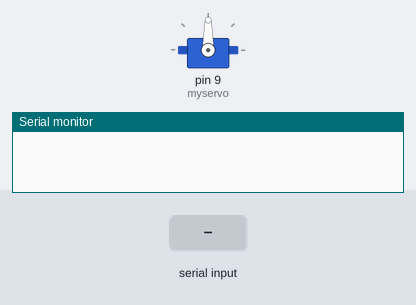
Bench run of a sketch on a simulated Arduino Uno, built with avr-gcc and run on an emulated ATmega328P. Shown: servo, the last lines printed to the serial monitor. Inputs (shaded band) come from the test bench.

Above: at 1.2 s.
1.3 s: byte 30 received over Serial
At 2.3 s:
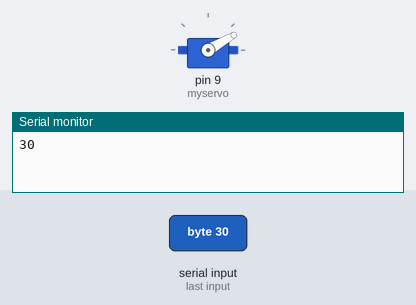
2.8 s: byte 120 received over Serial
At 3.5 s:
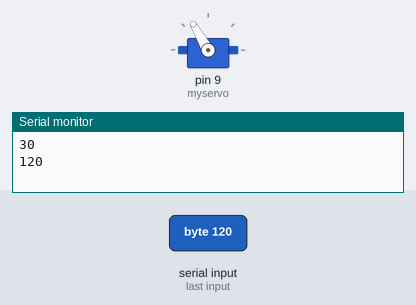
Timing chart, 0 to 5.8 s (numbered marks = the images above; inputs shaded):
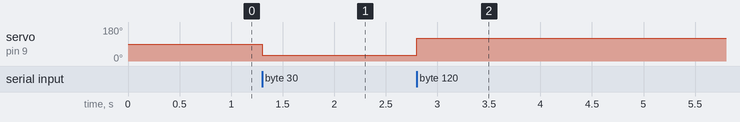

The sketch:

Arduino_Code.ino
```cpp
#include <SoftwareSerial.h>
#include <Servo.h>
Servo myservo;
int bluetoothTx = 0;
int bluetoothRx = 1;
//SoftwareSerial bluetooth(bluetoothTx, bluetoothRx);
int count=0;
int dir=0;
char Incoming_Value = 0;


void setup()
{
  myservo.attach(9);

  Serial.begin(9600);


  //bluetooth.begin(9600);
}

void loop()
{
  uint8_t i;


  if(Serial.available())
  {
    int servopos = Serial.read();
    Serial.println(servopos);
    myservo.write(servopos);
    Serial.flush();
  }


}
```

Measured:
- after the input at 1.3 s, servo on pin 9 (myservo): 90° → 30° at once
- after the input at 2.8 s, servo on pin 9 (myservo): 30° → 120° at once
